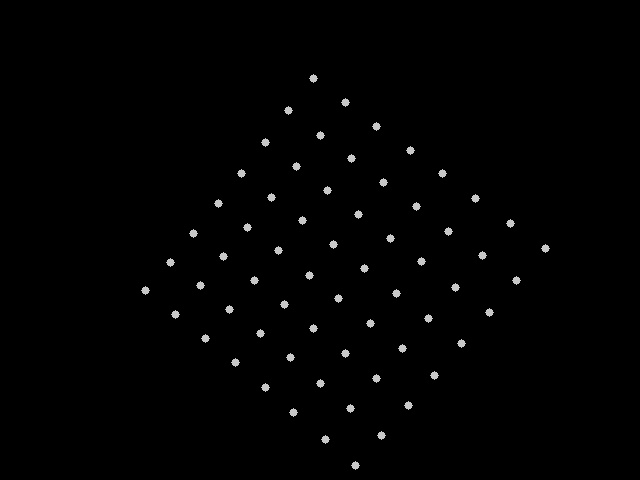
#> input picture src/calibrated_2.jpg, 640 x 480 px
$ python -i roiSelector.py   (imports and definitions only)   (older library calls are emulated)
#> lines starting #> are read from the running program, lines starting #| are printed output that depends on the picture; after the words box and inside, x2 and y2 are one past the last pixel; in counts of white or black regions, pixels touching at a corner belong together
#> further down, picture is the input picture: shape (480, 640, 3); min 0, max 205, mean 2.1
import cv2
import numpy as np

def selectROI(img):

	h,w,channels = img.shape
#> h = 480; w = 640; channels = 3

	gray = rgb2gray(img)
	gray = cv2.add(gray, -180)
	ret,g = cv2.threshold(gray, 0, 255, cv2.THRESH_BINARY+cv2.THRESH_OTSU)
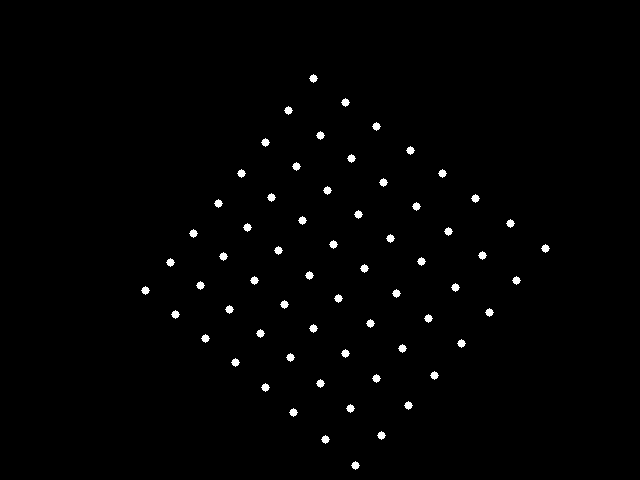
#> g: shape (480, 640); 1% white; 64 white regions, largest, box (x1, y1, x2, y2) and area: (309, 74, 318, 83) 49, (341, 98, 350, 107) 49, (284, 106, 293, 115) 49
#> ret = 0
	kernel = np.ones((15,15), np.uint8)
	g = cv2.dilate(g, kernel, 1)
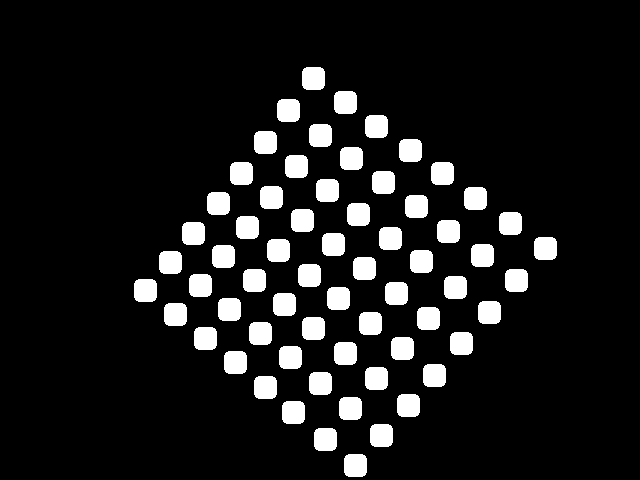
#> g: shape (480, 640); 10.4% white; 64 white regions, largest, box (x1, y1, x2, y2) and area: (302, 67, 325, 90) 497, (334, 91, 357, 114) 497, (277, 99, 300, 122) 497

	b = np.zeros((h,w),np.uint8)
	r = np.zeros((h,w),np.uint8)
	np.copyto(b,g)
	np.copyto(r,g)


	res = cv2.merge((b,g,r))


	return res


def rgb2gray(img):

	b,g,r = cv2.split(img)

	return g

def getROI(img):

	binary = selectROI(img)


	g = cv2.split(binary)[2]

	connectivity = 4

	output = cv2.connectedComponentsWithStats(g, connectivity, cv2.CV_32S)
	num_labels = output[0]
#> num_labels = 65
	stats = output[2]
#> stats = 65 rows, first 6: [0, 0, 640, 480, 275392], [302, 67, 23, 23, 497], [334, 91, 23, 23, 497], [277, 99, 23, 23, 497], [365, 115, 23, 23, 497], [309, 124, 23, 23, 497]

	rois = list()
	for i in range(1, num_labels):

		x,y,w,h,area = stats[i]
		roi = img[y:y+h,x:x+w]
		rois.append((roi, (x,y)))
#> this loop made 64 passes
#> (x, y) on passes 1 to 12: (302, 67), (334, 91), (277, 99), (365, 115), (309, 124), (254, 131), (399, 139), (340, 147), (285, 155), (230, 162), (431, 162), (372, 171)
#> pass 1, in getROI, `roi = img[y:y+h,x:x+w]`:
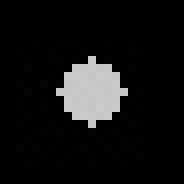
#> roi: shape (23, 23, 3) (shown 8 times larger); min 0, max 204, mean 18.8
#> after the loop, rois = 64 items

	return rois, g

>>> import cv2
>>> picture = cv2.cvtColor(cv2.imread('calibrated_2.jpg'), cv2.COLOR_BGR2RGB)
>>> result = getROI(picture)

$ run again, on src/trainClassifier0.jpg
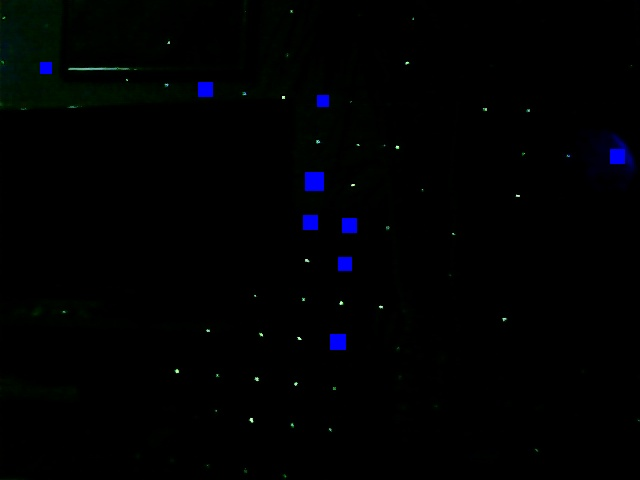
#> input picture src/trainClassifier0.jpg, 640 x 480 px
#> in selectROI, `ret,g = cv2.threshold(gray, 0, 255, cv2.THRESH_BINARY+cv2.THRESH_OTSU)`:
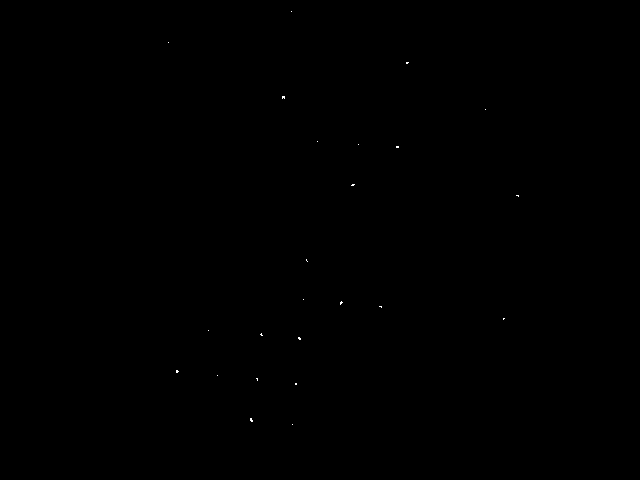
#> g: shape (480, 640); 0.03% white in thin lines or dots, all inside (x1, y1, x2, y2) = (168, 11, 519, 425)
#> ret = 28
#> in selectROI, `g = cv2.dilate(g, kernel, 1)`:
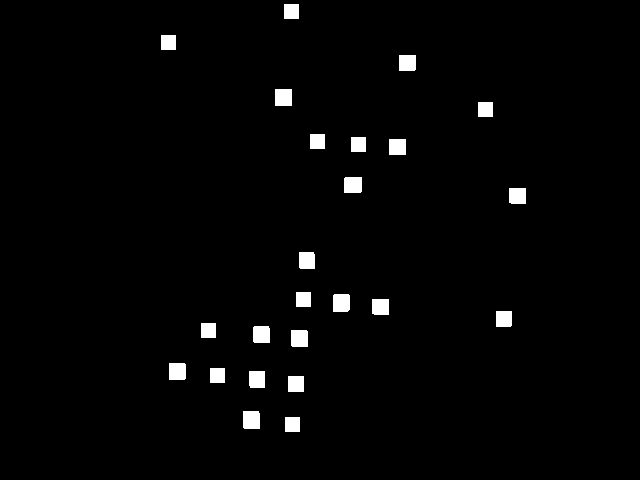
#> g: shape (480, 640); 2% white; 24 white regions, largest, box (x1, y1, x2, y2) and area: (243, 411, 260, 429) 303, (333, 294, 350, 312) 301, (275, 89, 292, 106) 289
#> num_labels = 25
#> stats = 25 rows, first 6: [0, 0, 640, 480, 301004], [284, 4, 15, 15, 225], [161, 35, 15, 15, 225], [399, 55, 17, 16, 271], [275, 89, 17, 17, 289], [478, 102, 15, 15, 225]
#> the loop in getROI, `for i in range(1, num_labels): ` made 24 passes
#> (x, y, w, h, area) on passes 1 to 8: (284, 4, 15, 15, 225), (161, 35, 15, 15, 225), (399, 55, 17, 16, 271), (275, 89, 17, 17, 289), (478, 102, 15, 15, 225), (310, 134, 15, 15, 225), (351, 137, 15, 15, 225), (389, 139, 17, 16, 272)
#> after the loop in getROI, `for i in range(1, num_labels):`: rois = 24 items
